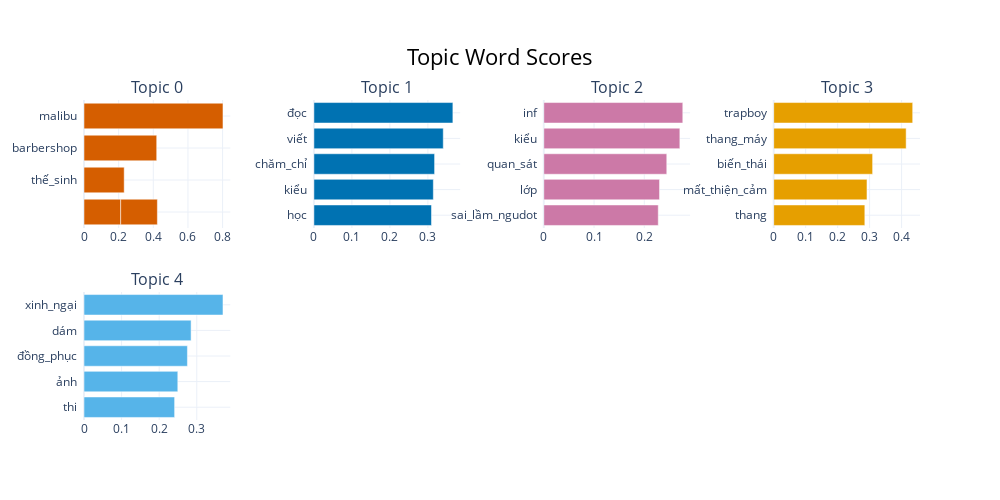

Notebook source saved alongside this figure:
### Code cell
topic_model.visualize_barchart()

### Figure 1 — Plotly figure (JSON) as saved in the notebook; plotly's stock layout.template omitted (floating-point values rounded to 4 significant figures)
{"data": [{"marker": {"color": "#D55E00"}, "orientation": "h", "type": "bar", "x": [0.2117, 0.2117, 0.232, 0.4197, 0.8022], "xaxis": "x", "y": ["  ", "  ", "thế_sinh  ", "barbershop  ", "malibu  "], "yaxis": "y"}, {"marker": {"color": "#0072B2"}, "orientation": "h", "type": "bar", "x": [0.3095, 0.3143, 0.3177, 0.3405, 0.3658], "xaxis": "x2", "y": ["học  ", "kiểu  ", "chăm_chỉ  ", "viết  ", "đọc  "], "yaxis": "y2"}, {"marker": {"color": "#CC79A7"}, "orientation": "h", "type": "bar", "x": [0.2278, 0.2304, 0.2448, 0.2708, 0.2767], "xaxis": "x3", "y": ["sai_lầm_ngudot  ", "lớp  ", "quan_sát  ", "kiểu  ", "inf  "], "yaxis": "y3"}, {"marker": {"color": "#E69F00"}, "orientation": "h", "type": "bar", "x": [0.285, 0.2917, 0.3094, 0.4142, 0.4347], "xaxis": "x4", "y": ["thang  ", "mất_thiện_cảm  ", "biến_thái  ", "thang_máy  ", "trapboy  "], "yaxis": "y4"}, {"marker": {"color": "#56B4E9"}, "orientation": "h", "type": "bar", "x": [0.2411, 0.2495, 0.2751, 0.2849, 0.3697], "xaxis": "x5", "y": ["thi  ", "ảnh  ", "đồng_phục  ", "dám  ", "xinh_ngại  "], "yaxis": "y5"}], "layout": {"annotations": [{"font": {"size": 16}, "showarrow": false, "text": "Topic 0", "x": 0.0875, "xanchor": "center", "xref": "paper", "y": 1, "yanchor": "bottom", "yref": "paper"}, {"font": {"size": 16}, "showarrow": false, "text": "Topic 1", "x": 0.3625, "xanchor": "center", "xref": "paper", "y": 1, "yanchor": "bottom", "yref": "paper"}, {"font": {"size": 16}, "showarrow": false, "text": "Topic 2", "x": 0.6375, "xanchor": "center", "xref": "paper", "y": 1, "yanchor": "bottom", "yref": "paper"}, {"font": {"size": 16}, "showarrow": false, "text": "Topic 3", "x": 0.9125, "xanchor": "center", "xref": "paper", "y": 1, "yanchor": "bottom", "yref": "paper"}, {"font": {"size": 16}, "showarrow": false, "text": "Topic 4", "x": 0.0875, "xanchor": "center", "xref": "paper", "y": 0.4, "yanchor": "bottom", "yref": "paper"}], "height": 500, "hoverlabel": {"bgcolor": "white", "font": {"family": "Rockwell", "size": 16}}, "showlegend": false, "title": {"font": {"color": "Black", "size": 22}, "text": "Topic Word Scores", "x": 0.5, "xanchor": "center", "yanchor": "top"}, "width": 1000, "xaxis": {"anchor": "y", "domain": [0, 0.175], "showgrid": true}, "xaxis2": {"anchor": "y2", "domain": [0.275, 0.45], "showgrid": true}, "xaxis3": {"anchor": "y3", "domain": [0.55, 0.725], "showgrid": true}, "xaxis4": {"anchor": "y4", "domain": [0.825, 1], "showgrid": true}, "xaxis5": {"anchor": "y5", "domain": [0, 0.175], "showgrid": true}, "xaxis6": {"anchor": "y6", "domain": [0.275, 0.45], "showgrid": true}, "xaxis7": {"anchor": "y7", "domain": [0.55, 0.725], "showgrid": true}, "xaxis8": {"anchor": "y8", "domain": [0.825, 1], "showgrid": true}, "yaxis": {"anchor": "x", "domain": [0.6, 1], "showgrid": true}, "yaxis2": {"anchor": "x2", "domain": [0.6, 1], "showgrid": true}, "yaxis3": {"anchor": "x3", "domain": [0.6, 1], "showgrid": true}, "yaxis4": {"anchor": "x4", "domain": [0.6, 1], "showgrid": true}, "yaxis5": {"anchor": "x5", "domain": [0, 0.4], "showgrid": true}, "yaxis6": {"anchor": "x6", "domain": [0, 0.4], "showgrid": true}, "yaxis7": {"anchor": "x7", "domain": [0, 0.4], "showgrid": true}, "yaxis8": {"anchor": "x8", "domain": [0, 0.4], "showgrid": true}}}
